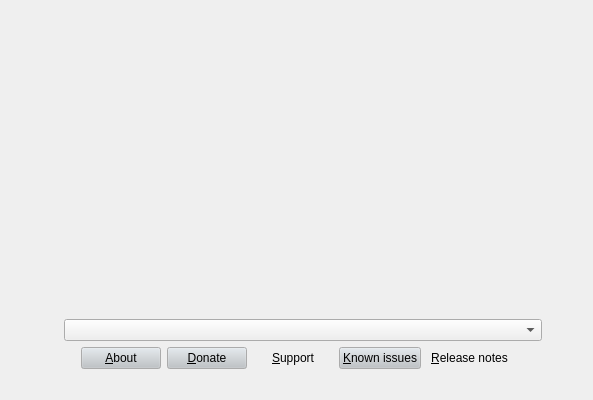
<?xml version="1.0" encoding="UTF-8"?>
<ui version="4.0">
 <author>
SPDX-FileCopyrightText: 2014 Teo Mrnjavac &lt;teo@kde.org&gt;
SPDX-License-Identifier: GPL-3.0-or-later
 </author>
 <class>WelcomePage</class>
 <widget class="QWidget" name="WelcomePage">
  <property name="geometry">
   <rect>
    <x>0</x>
    <y>0</y>
    <width>593</width>
    <height>400</height>
   </rect>
  </property>
  <property name="windowTitle">
   <string>Form</string>
  </property>
  <layout class="QHBoxLayout" name="horizontalLayout">
   <item>
    <layout class="QVBoxLayout" name="verticalLayout" stretch="0,0,0,0,0">
     <item>
      <spacer name="aboveTextSpacer">
       <property name="orientation">
        <enum>Qt::Vertical</enum>
       </property>
       <property name="sizeType">
        <enum>QSizePolicy::Fixed</enum>
       </property>
       <property name="sizeHint" stdset="0">
        <size>
         <width>20</width>
         <height>40</height>
        </size>
       </property>
      </spacer>
     </item>
     <item>
      <widget class="QLabel" name="mainText">
       <property name="sizePolicy">
        <sizepolicy hsizetype="Expanding" vsizetype="Preferred">
         <horstretch>3</horstretch>
         <verstretch>0</verstretch>
        </sizepolicy>
       </property>
       <property name="text">
        <string notr="true">&lt;Calamares welcome text&gt;</string>
       </property>
       <property name="alignment">
        <set>Qt::AlignCenter</set>
       </property>
       <property name="wordWrap">
        <bool>true</bool>
       </property>
      </widget>
     </item>
     <item>
      <layout class="QHBoxLayout" name="horizontalLayout_3" stretch="0,0,2,0">
       <item>
        <spacer name="horizontalSpacer_3">
         <property name="orientation">
          <enum>Qt::Horizontal</enum>
         </property>
         <property name="sizeType">
          <enum>QSizePolicy::Maximum</enum>
         </property>
         <property name="sizeHint" stdset="0">
          <size>
           <width>40</width>
           <height>20</height>
          </size>
         </property>
        </spacer>
       </item>
       <item>
        <widget class="QLabel" name="languageIcon">
         <property name="toolTip">
          <string>Select application and system language</string>
         </property>
         <property name="text">
          <string/>
         </property>
         <property name="pixmap">
          <pixmap resource="welcome.qrc">:/welcome/language-icon-48px.png</pixmap>
         </property>
        </widget>
       </item>
       <item>
        <widget class="QComboBox" name="languageWidget">
         <property name="sizePolicy">
          <sizepolicy hsizetype="Preferred" vsizetype="Fixed">
           <horstretch>2</horstretch>
           <verstretch>0</verstretch>
          </sizepolicy>
         </property>
         <property name="toolTip">
          <string>Select application and system language</string>
         </property>
        </widget>
       </item>
       <item>
        <spacer name="horizontalSpacer_4">
         <property name="orientation">
          <enum>Qt::Horizontal</enum>
         </property>
         <property name="sizeType">
          <enum>QSizePolicy::Maximum</enum>
         </property>
         <property name="sizeHint" stdset="0">
          <size>
           <width>40</width>
           <height>20</height>
          </size>
         </property>
        </spacer>
       </item>
      </layout>
     </item>
     <item>
      <layout class="QHBoxLayout" name="horizontalLayout_2">
       <item>
        <spacer name="horizontalSpacer">
         <property name="orientation">
          <enum>Qt::Horizontal</enum>
         </property>
         <property name="sizeHint" stdset="0">
          <size>
           <width>40</width>
           <height>20</height>
          </size>
         </property>
        </spacer>
       </item>
       <item>
        <layout class="QHBoxLayout" name="horizontalLayout_4">
         <item>
          <widget class="QPushButton" name="aboutButton">
           <property name="palette">
            <palette>
             <active>
              <colorrole role="Button">
               <brush brushstyle="SolidPattern">
                <color alpha="255">
                 <red>189</red>
                 <green>195</green>
                 <blue>199</blue>
                </color>
               </brush>
              </colorrole>
             </active>
             <inactive>
              <colorrole role="Button">
               <brush brushstyle="SolidPattern">
                <color alpha="255">
                 <red>189</red>
                 <green>195</green>
                 <blue>199</blue>
                </color>
               </brush>
              </colorrole>
             </inactive>
             <disabled>
              <colorrole role="Button">
               <brush brushstyle="SolidPattern">
                <color alpha="255">
                 <red>189</red>
                 <green>195</green>
                 <blue>199</blue>
                </color>
               </brush>
              </colorrole>
             </disabled>
            </palette>
           </property>
           <property name="text">
            <string>&amp;About</string>
           </property>
           <property name="flat">
            <bool>false</bool>
           </property>
          </widget>
         </item>
         <item>
          <widget class="QPushButton" name="donateButton">
           <property name="toolTip">
            <string>Open donations website</string>
           </property>
           <property name="palette">
            <palette>
             <active>
              <colorrole role="Button">
               <brush brushstyle="SolidPattern">
                <color alpha="255">
                 <red>189</red>
                 <green>195</green>
                 <blue>199</blue>
                </color>
               </brush>
              </colorrole>
             </active>
             <inactive>
              <colorrole role="Button">
               <brush brushstyle="SolidPattern">
                <color alpha="255">
                 <red>189</red>
                 <green>195</green>
                 <blue>199</blue>
                </color>
               </brush>
              </colorrole>
             </inactive>
             <disabled>
              <colorrole role="Button">
               <brush brushstyle="SolidPattern">
                <color alpha="255">
                 <red>189</red>
                 <green>195</green>
                 <blue>199</blue>
                </color>
               </brush>
              </colorrole>
             </disabled>
            </palette>
           </property>
           <property name="text">
            <string>&amp;Donate</string>
           </property>
           <property name="flat">
            <bool>false</bool>
           </property>
          </widget>
         </item>
         <item>
          <widget class="QPushButton" name="supportButton">
           <property name="toolTip">
            <string>Open help and support website</string>
           </property>
           <property name="text">
            <string>&amp;Support</string>
           </property>
           <property name="flat">
            <bool>true</bool>
           </property>
          </widget>
         </item>
         <item>
          <widget class="QPushButton" name="knownIssuesButton">
           <property name="palette">
            <palette>
             <active>
              <colorrole role="Button">
               <brush brushstyle="SolidPattern">
                <color alpha="255">
                 <red>189</red>
                 <green>195</green>
                 <blue>199</blue>
                </color>
               </brush>
              </colorrole>
             </active>
             <inactive>
              <colorrole role="Button">
               <brush brushstyle="SolidPattern">
                <color alpha="255">
                 <red>189</red>
                 <green>195</green>
                 <blue>199</blue>
                </color>
               </brush>
              </colorrole>
             </inactive>
             <disabled>
              <colorrole role="Button">
               <brush brushstyle="SolidPattern">
                <color alpha="255">
                 <red>189</red>
                 <green>195</green>
                 <blue>199</blue>
                </color>
               </brush>
              </colorrole>
             </disabled>
            </palette>
           </property>
           <property name="text">
            <string>&amp;Known issues</string>
           </property>
           <property name="flat">
            <bool>false</bool>
           </property>
          </widget>
         </item>
         <item>
          <widget class="QPushButton" name="releaseNotesButton">
           <property name="text">
            <string>&amp;Release notes</string>
           </property>
           <property name="flat">
            <bool>true</bool>
           </property>
          </widget>
         </item>
        </layout>
       </item>
       <item>
        <spacer name="horizontalSpacer_2">
         <property name="orientation">
          <enum>Qt::Horizontal</enum>
         </property>
         <property name="sizeHint" stdset="0">
          <size>
           <width>40</width>
           <height>20</height>
          </size>
         </property>
        </spacer>
       </item>
      </layout>
     </item>
     <item>
      <spacer name="verticalSpacer_4">
       <property name="orientation">
        <enum>Qt::Vertical</enum>
       </property>
       <property name="sizeType">
        <enum>QSizePolicy::Fixed</enum>
       </property>
       <property name="sizeHint" stdset="0">
        <size>
         <width>20</width>
         <height>20</height>
        </size>
       </property>
      </spacer>
     </item>
    </layout>
   </item>
  </layout>
 </widget>
 <resources>
  <include location="welcome.qrc"/>
 </resources>
 <connections/>
</ui>
